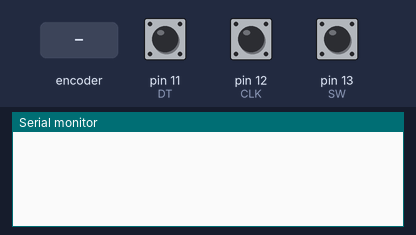
Bench run of a sketch on a simulated Arduino Uno, built with avr-gcc and run on an emulated ATmega328P. On the bench: the last lines printed to the serial monitor. The inputs (shaded band) are chosen by the test bench; at power-on: pin 13 (SW) HIGH, pin 11 (DT) HIGH, pin 12 (CLK) HIGH.

Above: at 1.2 s.
1.3 s: rotary encoder on pin 12 (CLK) / pin 11 (DT) turned 1 step (first pin leading)
At 2.6 s:
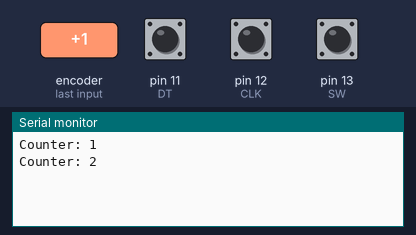
3.0 s: pin 13 (SW) pulled LOW for 0.15 s
At 3.5 s:
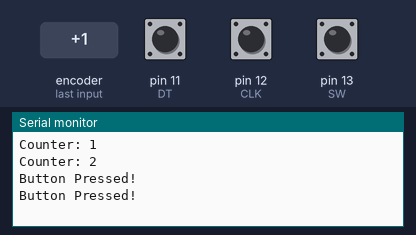
4.6 s: rotary encoder on pin 12 (CLK) / pin 11 (DT) turned 1 step (first pin leading)
At 5.2 s:
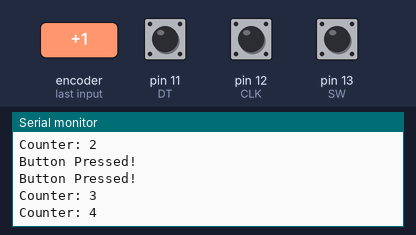
Timing chart, 0 to 7.6 s (numbered marks = the images above; inputs shaded):
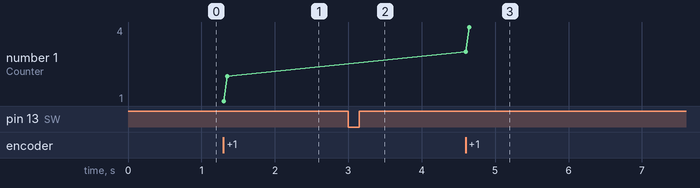

Measured:
- after the input at 1.3 s, the serial monitor: prints a new line at once (image 1)
- after the input at 3.0 s, the serial monitor: prints a new line at once (image 2)
- after the input at 4.6 s, the serial monitor: prints a new line at once (image 3)
- plotted number 1: 2 → 4 after the input at 4.6 s

The sketch:

CH_Eight_Sketch_One.ino
```cpp
int DT = 11;
int CLK = 12;
int SW = 13;
int counter = 0;
int currentStateCLK;
int lastStateCLK;


void setup() {
  pinMode(CLK, INPUT);
  pinMode(DT, INPUT);
  pinMode(SW, INPUT_PULLUP);
  lastStateCLK = digitalRead(CLK);

  Serial.begin(9600);
}

void loop() {
  currentStateCLK = digitalRead(CLK);
  if (currentStateCLK != lastStateCLK) {
    if (digitalRead(DT) == currentStateCLK) {
      counter--;
    } else {
      counter++;
    }
    Serial.print("Counter: ");
    Serial.println(counter);
  }


  lastStateCLK = currentStateCLK;
  int btnState = digitalRead(SW);

  if (btnState == LOW ) {
    Serial.println("Button Pressed!");
    delay(100);
  }
  delay(1);
}
```
